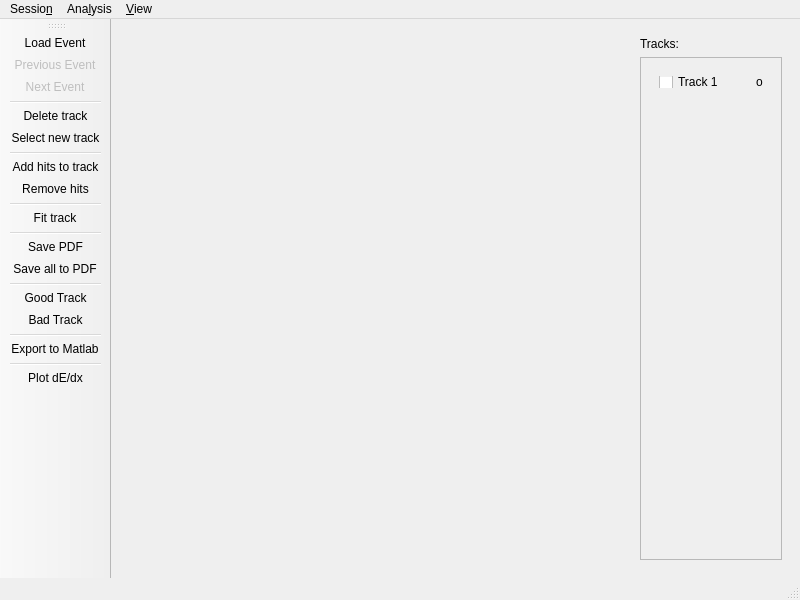
<?xml version="1.0" encoding="UTF-8"?>
<ui version="4.0">
 <class>MainWindow</class>
 <widget class="QMainWindow" name="MainWindow">
  <property name="geometry">
   <rect>
    <x>0</x>
    <y>0</y>
    <width>800</width>
    <height>600</height>
   </rect>
  </property>
  <property name="windowTitle">
   <string>MainWindow</string>
  </property>
  <widget class="QWidget" name="centralwidget">
   <layout class="QVBoxLayout" name="verticalLayout_2">
    <item>
     <layout class="QHBoxLayout" name="horizontalLayout">
      <item>
       <layout class="QVBoxLayout" name="verticalLayout">
        <item>
         <widget class="QWidget" name="matplotlibToolbar" native="true"/>
        </item>
        <item>
         <widget class="QWidget" name="plotWidget" native="true">
          <property name="sizePolicy">
           <sizepolicy hsizetype="Expanding" vsizetype="Preferred">
            <horstretch>0</horstretch>
            <verstretch>0</verstretch>
           </sizepolicy>
          </property>
         </widget>
        </item>
       </layout>
      </item>
      <item>
       <widget class="QWidget" name="widget" native="true">
        <property name="minimumSize">
         <size>
          <width>120</width>
          <height>50</height>
         </size>
        </property>
        <property name="maximumSize">
         <size>
          <width>160</width>
          <height>16777215</height>
         </size>
        </property>
        <layout class="QVBoxLayout" name="verticalLayout_3">
         <item>
          <widget class="QLabel" name="label">
           <property name="sizePolicy">
            <sizepolicy hsizetype="Maximum" vsizetype="Preferred">
             <horstretch>0</horstretch>
             <verstretch>0</verstretch>
            </sizepolicy>
           </property>
           <property name="minimumSize">
            <size>
             <width>20</width>
             <height>0</height>
            </size>
           </property>
           <property name="text">
            <string>Tracks:</string>
           </property>
          </widget>
         </item>
         <item>
          <widget class="QScrollArea" name="scrollArea">
           <property name="minimumSize">
            <size>
             <width>0</width>
             <height>0</height>
            </size>
           </property>
           <property name="maximumSize">
            <size>
             <width>8192</width>
             <height>16777215</height>
            </size>
           </property>
           <property name="widgetResizable">
            <bool>true</bool>
           </property>
           <widget class="QWidget" name="scrollAreaWidgetContents">
            <property name="geometry">
             <rect>
              <x>0</x>
              <y>0</y>
              <width>144</width>
              <height>493</height>
             </rect>
            </property>
            <layout class="QVBoxLayout" name="verticalLayout_6">
             <item>
              <widget class="QWidget" name="track1Widget" native="true">
               <property name="minimumSize">
                <size>
                 <width>0</width>
                 <height>0</height>
                </size>
               </property>
               <property name="maximumSize">
                <size>
                 <width>16777215</width>
                 <height>30</height>
                </size>
               </property>
               <layout class="QHBoxLayout" name="horizontalLayout_2">
                <item>
                 <widget class="QCheckBox" name="track1CheckBox">
                  <property name="text">
                   <string>Track 1</string>
                  </property>
                 </widget>
                </item>
                <item>
                 <widget class="QLabel" name="track1colorLabel">
                  <property name="sizePolicy">
                   <sizepolicy hsizetype="Maximum" vsizetype="Preferred">
                    <horstretch>0</horstretch>
                    <verstretch>0</verstretch>
                   </sizepolicy>
                  </property>
                  <property name="text">
                   <string>o</string>
                  </property>
                  <property name="alignment">
                   <set>Qt::AlignLeading|Qt::AlignLeft|Qt::AlignVCenter</set>
                  </property>
                 </widget>
                </item>
               </layout>
              </widget>
             </item>
             <item>
              <spacer name="verticalSpacer">
               <property name="orientation">
                <enum>Qt::Vertical</enum>
               </property>
               <property name="sizeHint" stdset="0">
                <size>
                 <width>20</width>
                 <height>458</height>
                </size>
               </property>
              </spacer>
             </item>
            </layout>
           </widget>
          </widget>
         </item>
        </layout>
       </widget>
      </item>
     </layout>
    </item>
   </layout>
  </widget>
  <widget class="QMenuBar" name="menubar">
   <property name="geometry">
    <rect>
     <x>0</x>
     <y>0</y>
     <width>800</width>
     <height>30</height>
    </rect>
   </property>
   <widget class="QMenu" name="menuSession">
    <property name="title">
     <string>Sessio&amp;n</string>
    </property>
    <addaction name="action_load_session"/>
    <addaction name="action_save_session"/>
    <addaction name="separator"/>
    <addaction name="action_load_training_set"/>
   </widget>
   <widget class="QMenu" name="menuAnalysis">
    <property name="title">
     <string>Ana&amp;lysis</string>
    </property>
    <addaction name="action_explore_parameters"/>
    <addaction name="action_Hough_transform"/>
    <addaction name="separator"/>
    <addaction name="actionFit_selected_track"/>
    <addaction name="actionFit_all_tracks"/>
   </widget>
   <widget class="QMenu" name="menuView">
    <property name="title">
     <string>&amp;View</string>
    </property>
    <addaction name="action_hide_bad_tracks"/>
    <addaction name="action_hide_bad_events"/>
   </widget>
   <addaction name="menuSession"/>
   <addaction name="menuAnalysis"/>
   <addaction name="menuView"/>
  </widget>
  <widget class="QToolBar" name="toolBar">
   <property name="windowTitle">
    <string>toolBar</string>
   </property>
   <property name="orientation">
    <enum>Qt::Vertical</enum>
   </property>
   <attribute name="toolBarArea">
    <enum>LeftToolBarArea</enum>
   </attribute>
   <attribute name="toolBarBreak">
    <bool>false</bool>
   </attribute>
   <addaction name="action_load_event"/>
   <addaction name="action_previous_event"/>
   <addaction name="action_next_event"/>
   <addaction name="separator"/>
   <addaction name="action_delete_track"/>
   <addaction name="action_select_new_track"/>
   <addaction name="separator"/>
   <addaction name="action_add_hits_to_track"/>
   <addaction name="action_remove_hits"/>
   <addaction name="separator"/>
   <addaction name="action_fit_track"/>
   <addaction name="separator"/>
   <addaction name="action_save_PDF"/>
   <addaction name="action_save_all_PDF"/>
   <addaction name="separator"/>
   <addaction name="action_good_track"/>
   <addaction name="action_bad_track"/>
   <addaction name="separator"/>
   <addaction name="action_export_to_matlab"/>
   <addaction name="separator"/>
   <addaction name="action_plot_dE_dx"/>
  </widget>
  <widget class="QStatusBar" name="statusBar"/>
  <action name="action_load_event">
   <property name="icon">
    <iconset>
     <normaloff>img/appointment-new.png</normaloff>img/appointment-new.png</iconset>
   </property>
   <property name="text">
    <string>Load Event</string>
   </property>
   <property name="toolTip">
    <string>Load Event</string>
   </property>
  </action>
  <action name="action_select_new_track">
   <property name="icon">
    <iconset>
     <normaloff>img/insert-link.png</normaloff>img/insert-link.png</iconset>
   </property>
   <property name="text">
    <string>Select new track</string>
   </property>
   <property name="toolTip">
    <string>Select new track</string>
   </property>
  </action>
  <action name="action_delete_track">
   <property name="icon">
    <iconset>
     <normaloff>img/im-kick-user.png</normaloff>img/im-kick-user.png</iconset>
   </property>
   <property name="text">
    <string>Delete track</string>
   </property>
   <property name="toolTip">
    <string>Delete track</string>
   </property>
  </action>
  <action name="action_add_hits_to_track">
   <property name="checkable">
    <bool>true</bool>
   </property>
   <property name="enabled">
    <bool>true</bool>
   </property>
   <property name="icon">
    <iconset>
     <normaloff>img/contact-new.png</normaloff>img/contact-new.png</iconset>
   </property>
   <property name="text">
    <string>Add hits to track</string>
   </property>
   <property name="toolTip">
    <string>Add hits to track</string>
   </property>
  </action>
  <action name="action_remove_hits">
   <property name="checkable">
    <bool>true</bool>
   </property>
   <property name="enabled">
    <bool>true</bool>
   </property>
   <property name="icon">
    <iconset>
     <normaloff>img/list-remove.png</normaloff>img/list-remove.png</iconset>
   </property>
   <property name="text">
    <string>Remove hits</string>
   </property>
   <property name="toolTip">
    <string>Remove hits</string>
   </property>
  </action>
  <action name="action_fit_track">
   <property name="icon">
    <iconset>
     <normaloff>img/graph-2-icon.png</normaloff>img/graph-2-icon.png</iconset>
   </property>
   <property name="text">
    <string>Fit track</string>
   </property>
   <property name="toolTip">
    <string>Fit track</string>
   </property>
  </action>
  <action name="action_next_event">
   <property name="enabled">
    <bool>false</bool>
   </property>
   <property name="icon">
    <iconset>
     <normaloff>img/next_event.png</normaloff>img/next_event.png</iconset>
   </property>
   <property name="text">
    <string>Next Event</string>
   </property>
   <property name="toolTip">
    <string>Next Event</string>
   </property>
   <property name="shortcut">
    <string>F</string>
   </property>
  </action>
  <action name="action_previous_event">
   <property name="enabled">
    <bool>false</bool>
   </property>
   <property name="icon">
    <iconset>
     <normaloff>img/previous_event.png</normaloff>img/previous_event.png</iconset>
   </property>
   <property name="text">
    <string>Previous Event</string>
   </property>
   <property name="toolTip">
    <string>Show previous event</string>
   </property>
   <property name="shortcut">
    <string>V</string>
   </property>
  </action>
  <action name="action_load_session">
   <property name="text">
    <string>&amp;Load</string>
   </property>
   <property name="toolTip">
    <string>Load a session</string>
   </property>
  </action>
  <action name="action_save_session">
   <property name="text">
    <string>&amp;Save</string>
   </property>
   <property name="toolTip">
    <string>Save current session</string>
   </property>
  </action>
  <action name="action_load_training_set">
   <property name="text">
    <string>L&amp;oad training set</string>
   </property>
  </action>
  <action name="action_Hough_transform">
   <property name="text">
    <string>&amp;Hough transform</string>
   </property>
  </action>
  <action name="actionFit_selected_track">
   <property name="text">
    <string>&amp;Fit selected track</string>
   </property>
  </action>
  <action name="action_explore_parameters">
   <property name="text">
    <string>&amp;Explore parameters</string>
   </property>
  </action>
  <action name="actionFit_all_tracks">
   <property name="text">
    <string>F&amp;it all tracks</string>
   </property>
  </action>
  <action name="action_save_PDF">
   <property name="icon">
    <iconset>
     <normaloff>img/pdf.png</normaloff>img/pdf.png</iconset>
   </property>
   <property name="text">
    <string>Save PDF</string>
   </property>
  </action>
  <action name="action_good_track">
   <property name="icon">
    <iconset>
     <normalon>img/thumbs-up-icon.png</normalon>
    </iconset>
   </property>
   <property name="text">
    <string>Good Track</string>
   </property>
   <property name="shortcut">
    <string>G</string>
   </property>
  </action>
  <action name="action_bad_track">
   <property name="icon">
    <iconset>
     <normaloff>img/thumbs-down.png</normaloff>img/thumbs-down.png</iconset>
   </property>
   <property name="text">
    <string>Bad Track</string>
   </property>
   <property name="shortcut">
    <string>B</string>
   </property>
  </action>
  <action name="action_save_all_PDF">
   <property name="icon">
    <iconset>
     <normaloff>img/pdficon.png</normaloff>img/pdficon.png</iconset>
   </property>
   <property name="text">
    <string>Save all to PDF</string>
   </property>
   <property name="toolTip">
    <string>Save all to PDF</string>
   </property>
  </action>
  <action name="action_hide_bad_tracks">
   <property name="checkable">
    <bool>true</bool>
   </property>
   <property name="text">
    <string>&amp;Hide bad tracks</string>
   </property>
  </action>
  <action name="action_export_to_matlab">
   <property name="icon">
    <iconset>
     <normaloff>img/matlab64.png</normaloff>img/matlab64.png</iconset>
   </property>
   <property name="text">
    <string>Export to Matlab</string>
   </property>
  </action>
  <action name="action_plot_dE_dx">
   <property name="icon">
    <iconset>
     <normaloff>img/Landau.png</normaloff>img/Landau.png</iconset>
   </property>
   <property name="text">
    <string>Plot dE/dx</string>
   </property>
  </action>
  <action name="action_hide_bad_events">
   <property name="checkable">
    <bool>true</bool>
   </property>
   <property name="text">
    <string>Hide bad events</string>
   </property>
  </action>
 </widget>
 <resources/>
 <connections/>
</ui>
